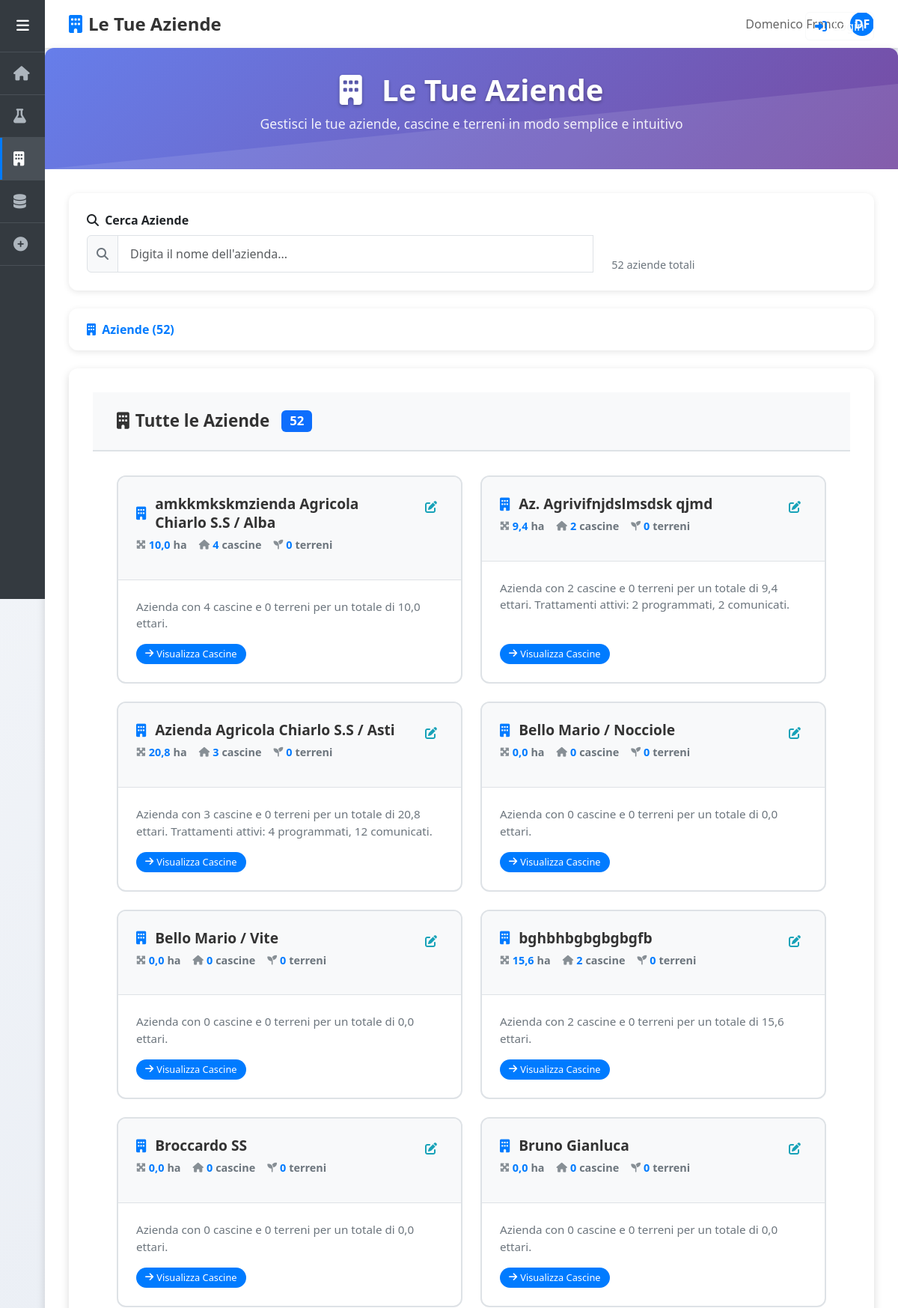
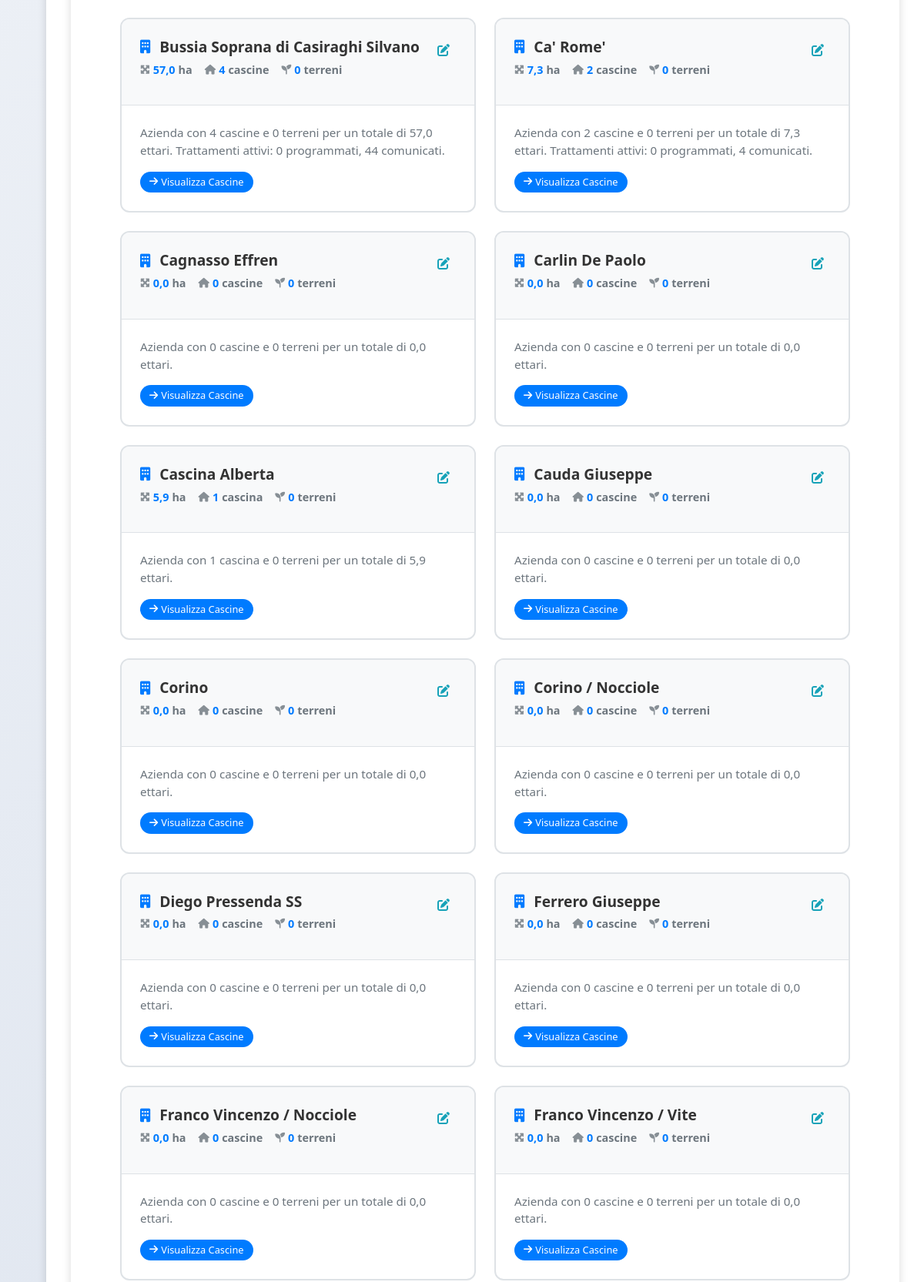
The app's page /aziende/ (upper part) with its own data (2 pictures, top to bottom).
### domenico/models.py (models this page shows, shortened)
class Cliente(models.Model):
    nome = models.CharField(max_length=200)
    creato_il = models.DateTimeField(auto_now_add=True)

### domenico/views.py (the view)
# urls.py: path('aziende/', views.aziende, name='aziende'),
def aziende(request):
    from django.db.models import Sum, Count, Q
    from django.db.models.functions import Lower
    search_query = request.GET.get('search', '').strip()
    clienti = Cliente.objects.prefetch_related(
        'cascine__terreni',
        'cascine__contoterzista',
        'trattamenti'
    ).annotate(
        superficie_totale=Sum('cascine__terreni__superficie'),
        trattamenti_programmati=Count(
            'trattamenti',
            filter=Q(trattamenti__stato='programmato')
        ),
        trattamenti_comunicati=Count(
            'trattamenti',
            filter=Q(trattamenti__stato='comunicato')
        )
    )
    if search_query:
        clienti = clienti.filter(
            nome__icontains=search_query
        )
    clienti = clienti.order_by(Lower('nome'))
    aziende_tree = []
    for cliente in clienti:
        cliente_data = {
            'id': cliente.id,
            'nome': cliente.nome,
            'superficie_totale': cliente.superficie_totale or 0,
            'trattamenti_programmati': cliente.trattamenti_programmati,
            'trattamenti_comunicati': cliente.trattamenti_comunicati,
            'cascine': []
        }
        cascine_ordinate = cliente.cascine.all().order_by(Lower('nome'))
        for cascina in cascine_ordinate:
            superficie_cascina = sum(terreno.superficie for terreno in cascina.terreni.all())
            cascina_data = {
                'id': cascina.id,
                'nome': cascina.nome,
                'superficie_totale': superficie_cascina,
                'contoterzista': cascina.contoterzista.nome if cascina.contoterzista else None,
                'contoterzista_id': cascina.contoterzista.id if cascina.contoterzista else None,
                'trattamenti_programmati': 0,  # Calcolo semplificato
                'trattamenti_comunicati': 0,   # Calcolo semplificato
                'terreni': list(cascina.terreni.all().order_by(Lower('nome')))
            }
            cliente_data['cascine'].append(cascina_data)
        aziende_tree.append(cliente_data)
    context = {
        'aziende_tree': aziende_tree,
        'search_query': search_query,
        'total_count': len(aziende_tree)
    }
    return render(request, 'aziende.html', context)

### domenico/templatetags/aziende_extras.py (called while the page is built)
@register.filter
def total_terreni(cascine_list):
    total = 0
    for cascina in cascine_list:
        if hasattr(cascina, 'terreni'):
            total += len(cascina['terreni']) if isinstance(cascina, dict) else cascina.terreni.count()
        elif isinstance(cascina, dict) and 'terreni_count' in cascina:
            total += cascina['terreni_count']
    return total

### domenico/templates/aziende.html (shortened to what this page needs)
{% extends 'base.html' %}
{% load aziende_extras %}
{% block page_title %}Le Tue Aziende{% endblock %}
{% block page_icon %}<i class="fas fa-building"></i>{% endblock %}
{% block content %}
<div class="page-header">
    <div class="page-header-content">
        <h1>
            <i class="fas fa-building me-3"></i>
            Le Tue Aziende
        </h1>
        <p>Gestisci le tue aziende, cascine e terreni in modo semplice e intuitivo</p>
    </div>
</div>
<div class="search-section">
    <div class="row align-items-end">
        <div class="col-md-8">
            <label for="searchInput" class="form-label">
                <i class="fas fa-search me-1"></i>
                <strong>Cerca Aziende</strong>
            </label>
            <div class="search-box">
                <div class="input-group">
                    <span class="input-group-text">
                        <i class="fas fa-search"></i>
                    </span>
                    <input type="text"
                           class="form-control"
                           id="searchInput"
                           placeholder="Digita il nome dell'azienda..."
                           autocomplete="off">
                </div>
            </div>
        </div>
        <div class="col-md-4">
            <div class="search-stats" id="searchStats">
                {{ aziende_tree|length }} aziend{{ aziende_tree|length|pluralize:"a,e" }} total{{ aziende_tree|length|pluralize:"e,i" }}
            </div>
        </div>
    </div>
</div>
<div class="breadcrumb-container">
    <nav aria-label="breadcrumb">
        <ol class="breadcrumb" id="breadcrumb">
            <li class="breadcrumb-item active">
                <i class="fas fa-building me-1"></i>
                Aziende (<span id="breadcrumbCount">{{ aziende_tree|length }}</span>)
            </li>
        </ol>
    </nav>
</div>
<div class="content-area">
    <div class="content-header">
        <h2 class="content-title">
            <i class="fas fa-building"></i>
            Tutte le Aziende
            <span class="badge bg-primary ms-2" id="contentBadge">{{ aziende_tree|length }}</span>
        </h2>
    </div>
    <div class="items-grid" id="itemsGrid">
        {% for cliente in aziende_tree %}
        <div class="item-card clickable"
             data-search-name="{{ cliente.nome|lower }}"
             onclick="navigateToCascine({{ cliente.id }}, '{{ cliente.nome|escapejs }}')">
            <div class="item-header">
                <div class="item-title">
                    <div class="item-title-content">
                        <div class="item-title-text">
                            <i class="fas fa-building item-icon"></i>
                            <span class="item-name">{{ cliente.nome }}</span>
                        </div>
                        <div class="item-stats">
                            <div class="stat-item">
                                <i class="fas fa-expand-arrows-alt stat-icon"></i>
                                <span class="stat-value">{{ cliente.superficie_totale|floatformat:1 }}</span> ha
                            </div>
                            <div class="stat-item">
                                <i class="fas fa-home stat-icon"></i>
                                <span class="stat-value">{{ cliente.cascine|length }}</span> cascin{{ cliente.cascine|length|pluralize:"a,e" }}
                            </div>
                            <div class="stat-item">
                                <i class="fas fa-seedling stat-icon"></i>
                                <span class="stat-value">{{ cliente.cascine|total_terreni }}</span> terren{{ cliente.cascine|total_terreni|pluralize:"o,i" }}
                            </div>
                        </div>
                    </div>
                    <i class="fas fa-edit edit-icon" onclick="editItem(event, {{ cliente.id }}, 'azienda', '{{ cliente.nome|escapejs }}')" title="Modifica azienda"></i>
                </div>
            </div>
            <div class="item-content">
                <div class="item-description">
                    Azienda con {{ cliente.cascine|length }} cascin{{ cliente.cascine|length|pluralize:"a,e" }} e {{ cliente.cascine|total_terreni }} terren{{ cliente.cascine|total_terreni|pluralize:"o,i" }} per un totale di {{ cliente.superficie_totale|floatformat:1 }} ettari.
                    {% if cliente.trattamenti_programmati or cliente.trattamenti_comunicati %}
                        Trattamenti attivi: {{ cliente.trattamenti_programmati }} programmat{{ cliente.trattamenti_programmati|pluralize:"o,i" }}, {{ cliente.trattamenti_comunicati }} comunicat{{ cliente.trattamenti_comunicati|pluralize:"o,i" }}.
                    {% endif %}
                </div>
                <div class="item-badge">
                    <i class="fas fa-arrow-right"></i>
                    Visualizza Cascine
                </div>
            </div>
        </div>
        {% empty %}
        <div class="empty-state">
            <i class="fas fa-building"></i>
            <h4>Nessuna Azienda Trovata</h4>
            <p>Non ci sono aziende da visualizzare. Aggiungi la tua prima azienda per iniziare.</p>
        </div>
        {% endfor %}
    </div>
</div>
{% endblock %}

### domenico/templates/base.html (style rules this page uses)
:root { --sidebar-width: 60px; --sidebar-expanded-width: 200px; --sidebar-bg: #343a40; --sidebar-hover: #495057; --primary-color: #007bff; }
body { background-color: #f8f9fa; font-family: 'Segoe UI', Tahoma, Geneva, Verdana, sans-serif; }
.page-title i { margin-right: 0.5rem; color: var(--primary-color); }
.content-area { padding: 2rem; }

### domenico/templates/aziende.html (style rules this page uses)
:root { --primary-color: #007bff; --success-color: #28a745; --warning-color: #ffc107; --info-color: #17a2b8; --danger-color: #dc3545; --light-bg: #f8f9fa; --border-color: #dee2e6; --shadow: 0 2px 8px rgba(0,0,0,0.1); --shadow-lg: 0 4px 12px rgba(0,0,0,0.15); --border-radius: 12px; --gradient-primary: linear-gradient(135deg, #667eea 0%, #764ba2 100%); --gradient-success: linear-gradient(135deg, #11998e 0%, #38ef7d 100%); }
body { background: linear-gradient(135deg, #f5f7fa 0%, #c3cfe2 100%); min-height: 100vh; }
.page-header { background: var(--gradient-primary); color: white; padding: 2rem 0; margin: -2rem -2rem 2rem -2rem; text-align: center; position: relative; overflow: hidden; }
.page-header::before { content: ''; position: absolute; top: 0; left: 0; right: 0; bottom: 0; background-size: cover; }
.page-header-content { position: relative; z-index: 2; }
.page-header h1 { font-size: 2.5rem; font-weight: 700; margin-bottom: 0.5rem; text-shadow: 0 2px 4px rgba(0,0,0,0.3); }
.page-header p { font-size: 1.1rem; opacity: 0.9; font-weight: 300; }
.search-section { background: white; padding: 1.5rem; border-radius: var(--border-radius); box-shadow: var(--shadow); margin-bottom: 1.5rem; }
.search-box { position: relative; }
.search-box .input-group-text { background-color: var(--light-bg); border-color: var(--border-color); color: #6c757d; }
.search-box .form-control { border-color: var(--border-color); font-size: 1rem; padding: 0.75rem 1rem; }
.search-stats { margin-top: 0.5rem; font-size: 0.9rem; color: #6c757d; }
.breadcrumb-container { background: white; padding: 1rem 1.5rem; border-radius: var(--border-radius); box-shadow: var(--shadow); margin-bottom: 1.5rem; }
.breadcrumb { margin: 0; background: none; padding: 0; font-size: 1rem; }
.breadcrumb-item { font-weight: 500; }
.breadcrumb-item.active { color: var(--primary-color); font-weight: 600; }
.content-area { background: white; border-radius: var(--border-radius); box-shadow: var(--shadow-lg); overflow: hidden; margin-bottom: 2rem; }
.content-header { background: var(--light-bg); padding: 1.5rem 2rem; border-bottom: 2px solid var(--border-color); display: flex; justify-content: space-between; align-items: center; }
.content-title { font-size: 1.4rem; font-weight: 600; color: #333; margin: 0; display: flex; align-items: center; gap: 0.5rem; }
.items-grid { display: grid; grid-template-columns: repeat(auto-fill, minmax(350px, 1fr)); gap: 1.5rem; padding: 2rem; }
.item-card { background: white; border: 2px solid var(--border-color); border-radius: var(--border-radius); transition: all 0.3s ease; cursor: pointer; position: relative; overflow: hidden; min-height: 200px; display: flex; flex-direction: column; }
.item-card.clickable { cursor: pointer; }
.item-header { background: var(--light-bg); padding: 1.5rem; border-bottom: 1px solid var(--border-color); flex-shrink: 0; }
.item-title { font-size: 1.2rem; font-weight: 600; color: #333; margin-bottom: 0.75rem; display: flex; justify-content: space-between; align-items: flex-start; line-height: 1.3; }
.item-title-content { flex: 1; min-width: 0; }
.item-title-text { display: flex; align-items: center; gap: 0.75rem; }
.item-icon { color: var(--primary-color); font-size: 1.1rem; }
.edit-icon { color: var(--info-color); font-size: 1rem; cursor: pointer; padding: 0.5rem; border-radius: 6px; transition: all 0.3s ease; flex-shrink: 0; margin-left: 0.5rem; }
.item-stats { display: flex; flex-wrap: wrap; gap: 1rem; margin-top: 0.5rem; }
.stat-item { font-size: 0.9rem; color: #6c757d; display: flex; align-items: center; gap: 0.25rem; }
.stat-value { font-weight: 600; color: var(--primary-color); }
.stat-icon { font-size: 0.8rem; opacity: 0.8; }
.item-content { padding: 1.5rem; flex: 1; display: flex; flex-direction: column; justify-content: space-between; }
.item-description { color: #6c757d; font-size: 0.95rem; line-height: 1.5; margin-bottom: 1rem; }
.item-badge { background: var(--primary-color); color: white; padding: 0.25rem 0.75rem; border-radius: 15px; font-size: 0.8rem; font-weight: 500; align-self: flex-start; display: flex; align-items: center; gap: 0.25rem; }

### records on screen
Cliente: nome "amkkmkskmzienda Agricola Chiarlo S.S / Alba"
Cliente: nome "Az. Agrivifnjdslmsdsk qjmd"
Cliente: nome "Azienda Agricola Chiarlo S.S / Asti"
Cliente: nome "Bello Mario / Nocciole"
Cliente: nome "Bello Mario / Vite"
Cliente: nome "bghbhbgbgbgbgfb"
Cliente: nome "Broccardo SS"
Cliente: nome "Bruno Gianluca"
Cliente: nome "Bussia Soprana di Casiraghi Silvano"
Cliente: nome "Ca' Rome'"
Cliente: nome "Cagnasso Effren"
Cliente: nome "Carlin De Paolo"
Cliente: nome "Cascina Alberta"
Cliente: nome "Cauda Giuseppe"
Cliente: nome "Corino"
Cliente: nome "Corino / Nocciole"
Cliente: nome "Diego Pressenda SS"
Cliente: nome "Ferrero Giuseppe"
Cliente: nome "Franco Vincenzo / Nocciole"
Cliente: nome "Franco Vincenzo / Vite"

### other values on screen
{{ aziende_tree|length }} "52"
{{ cliente.superficie_totale|floatformat:1 }} "10,0" "9,4" "20,8" "0,0" "0,0" "15,6" "0,0" "0,0" "57,0" "7,3" "0,0" "0,0" "5,9" "0,0" "0,0" "0,0" "0,0" "0,0" "0,0" "0,0"
{{ cliente.cascine|length }} "4" "2" "3" "0" "0" "2" "0" "0" "4" "2" "0" "0" "1" "0" "0" "0" "0" "0" "0" "0"
{{ cliente.cascine|total_terreni }} "0" "0" "0" "0" "0" "0" "0" "0" "0" "0" "0" "0" "0" "0" "0" "0" "0" "0" "0" "0"
{{ cliente.trattamenti_programmati }} "2" "4" "0" "0"
{{ cliente.trattamenti_comunicati }} "2" "12" "44" "4"
